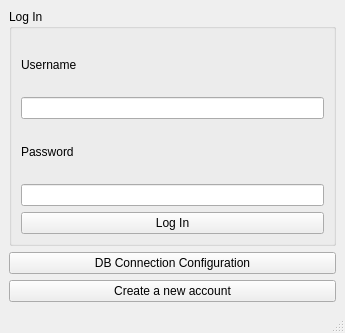
<?xml version="1.0" encoding="UTF-8"?>
<ui version="4.0">
 <class>EP_Main</class>
 <widget class="QMainWindow" name="EP_Main">
  <property name="geometry">
   <rect>
    <x>0</x>
    <y>0</y>
    <width>345</width>
    <height>333</height>
   </rect>
  </property>
  <property name="windowTitle">
   <string>Expense Manager</string>
  </property>
  <property name="windowIcon">
   <iconset resource="resources.qrc">
    <normaloff>:/new/icon/images/ep_icon.ico</normaloff>:/new/icon/images/ep_icon.ico</iconset>
  </property>
  <widget class="QWidget" name="centralwidget">
   <layout class="QVBoxLayout" name="verticalLayout">
    <item>
     <widget class="QGroupBox" name="groupBoxLogIn">
      <property name="title">
       <string>Log In</string>
      </property>
      <layout class="QVBoxLayout" name="verticalLayout_2">
       <item>
        <widget class="QLabel" name="labelLogInUsername">
         <property name="text">
          <string>Username</string>
         </property>
        </widget>
       </item>
       <item>
        <widget class="QLineEdit" name="LogInUsername"/>
       </item>
       <item>
        <widget class="QLabel" name="labelLogInPassword">
         <property name="text">
          <string>Password</string>
         </property>
        </widget>
       </item>
       <item>
        <widget class="QLineEdit" name="LogInPassword">
         <property name="echoMode">
          <enum>QLineEdit::Password</enum>
         </property>
        </widget>
       </item>
       <item>
        <widget class="QPushButton" name="pushButtonLogIn">
         <property name="text">
          <string>Log In</string>
         </property>
        </widget>
       </item>
      </layout>
     </widget>
    </item>
    <item>
     <widget class="QPushButton" name="pushButtonConnectDB">
      <property name="text">
       <string>DB Connection Configuration</string>
      </property>
     </widget>
    </item>
    <item>
     <widget class="QPushButton" name="pushButtonCreateNewAccount">
      <property name="text">
       <string>Create a new account</string>
      </property>
     </widget>
    </item>
   </layout>
  </widget>
  <widget class="QMenuBar" name="menubar">
   <property name="geometry">
    <rect>
     <x>0</x>
     <y>0</y>
     <width>345</width>
     <height>26</height>
    </rect>
   </property>
  </widget>
  <widget class="QStatusBar" name="statusbar"/>
 </widget>
 <resources>
  <include location="resources.qrc"/>
 </resources>
 <connections/>
</ui>
